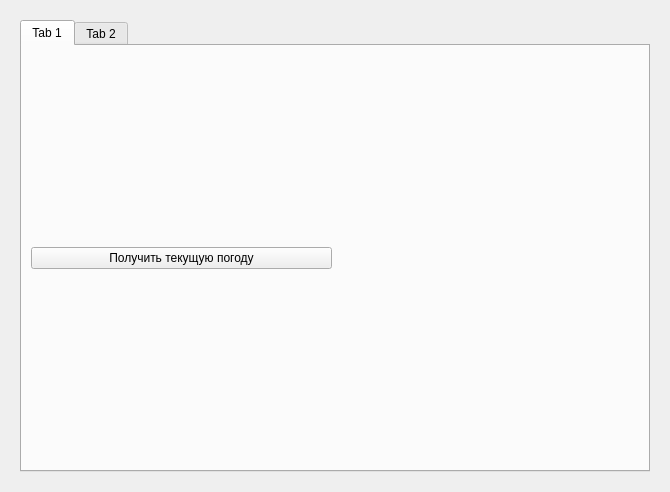
<?xml version="1.0" encoding="UTF-8"?>
<ui version="4.0">
 <class>Form</class>
 <widget class="QWidget" name="Form">
  <property name="geometry">
   <rect>
    <x>0</x>
    <y>0</y>
    <width>670</width>
    <height>492</height>
   </rect>
  </property>
  <property name="windowTitle">
   <string>Form</string>
  </property>
  <layout class="QHBoxLayout" name="horizontalLayout">
   <item>
    <widget class="QStackedWidget" name="stackedWidget">
     <property name="currentIndex">
      <number>1</number>
     </property>
     <widget class="QWidget" name="page">
      <layout class="QVBoxLayout" name="verticalLayout_2">
       <item>
        <spacer name="verticalSpacer">
         <property name="orientation">
          <enum>Qt::Vertical</enum>
         </property>
         <property name="sizeHint" stdset="0">
          <size>
           <width>20</width>
           <height>40</height>
          </size>
         </property>
        </spacer>
       </item>
       <item>
        <layout class="QHBoxLayout" name="horizontalLayout_3">
         <item>
          <widget class="QLineEdit" name="edit_login">
           <property name="placeholderText">
            <string>Логин</string>
           </property>
          </widget>
         </item>
         <item>
          <widget class="QLineEdit" name="edit_password">
           <property name="placeholderText">
            <string>Пароль</string>
           </property>
          </widget>
         </item>
        </layout>
       </item>
       <item>
        <layout class="QHBoxLayout" name="horizontalLayout_2">
         <item>
          <widget class="QPushButton" name="btn_register">
           <property name="text">
            <string>Заергистрироваться</string>
           </property>
          </widget>
         </item>
         <item>
          <widget class="QPushButton" name="btn_login">
           <property name="text">
            <string>Войти</string>
           </property>
          </widget>
         </item>
        </layout>
       </item>
       <item>
        <spacer name="verticalSpacer_2">
         <property name="orientation">
          <enum>Qt::Vertical</enum>
         </property>
         <property name="sizeHint" stdset="0">
          <size>
           <width>20</width>
           <height>40</height>
          </size>
         </property>
        </spacer>
       </item>
      </layout>
     </widget>
     <widget class="QWidget" name="page_2">
      <layout class="QVBoxLayout" name="verticalLayout_3">
       <item>
        <widget class="QTabWidget" name="tabWidget">
         <property name="currentIndex">
          <number>0</number>
         </property>
         <widget class="QWidget" name="tab">
          <attribute name="title">
           <string>Tab 1</string>
          </attribute>
          <layout class="QHBoxLayout" name="horizontalLayout_4">
           <item>
            <widget class="QPushButton" name="btn_get_weather">
             <property name="text">
              <string>Получить текущую погоду</string>
             </property>
            </widget>
           </item>
           <item>
            <widget class="QLabel" name="label_weather">
             <property name="text">
              <string/>
             </property>
            </widget>
           </item>
          </layout>
         </widget>
         <widget class="QWidget" name="tab_2">
          <attribute name="title">
           <string>Tab 2</string>
          </attribute>
         </widget>
        </widget>
       </item>
      </layout>
     </widget>
    </widget>
   </item>
  </layout>
 </widget>
 <resources/>
 <connections/>
</ui>
